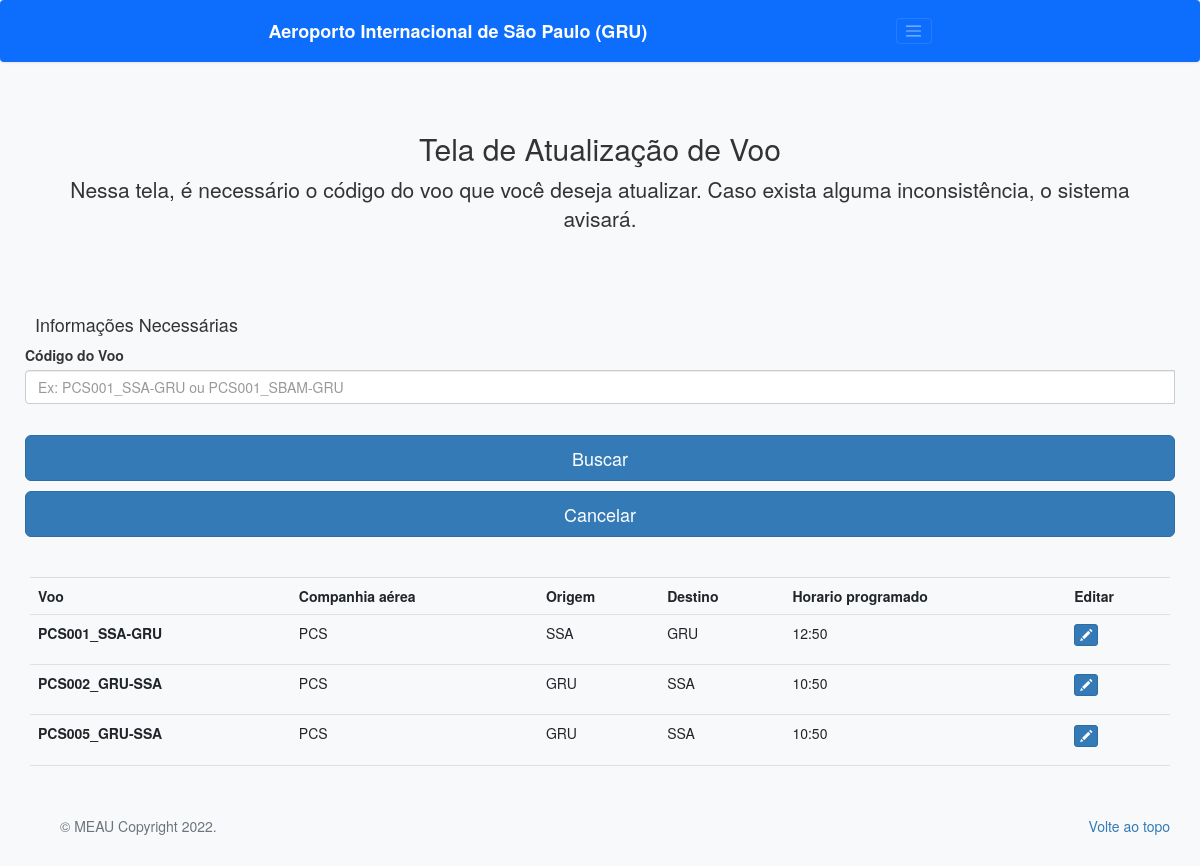
Before: /atualizar/ with the older database file.
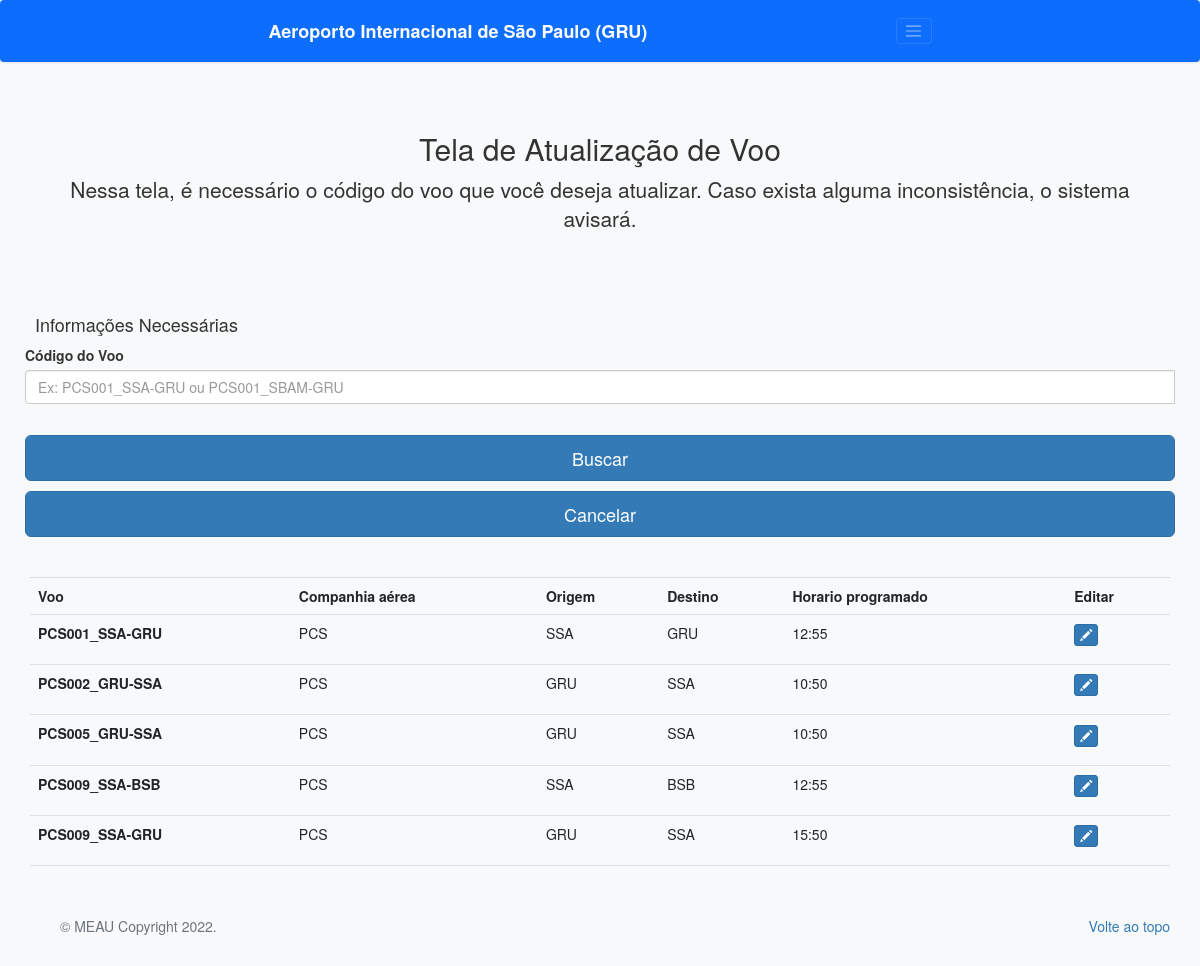
After: the same page with the newer database file.
### book/models.py (models this page shows, shortened)
class Voo(models.Model):
    id = models.AutoField(primary_key=True)
    codigoVoo = models.CharField(max_length=14, unique=True)
    companhia = models.CharField(max_length=20)
    origem = models.CharField(max_length=30)
    destino = models.CharField(max_length=30)
    horarioProgramado = models.TimeField()
    class Meta:
        db_table = 'voo'

### book/views.py (the view)
# urls.py: path('atualizar/', views.atualizar, name = "atualizar"),
def atualizar(request):
    historicos = Historico.objects.all()
    voos = Voo.objects.all()
    if request.method == 'POST':
        codigo = request.POST['buscaAtualizar']
        voos = voos.filter(codigoVoo__icontains=codigo)
    return render(request, "atualizar.html", {'voos': voos})

### template/atualizar.html (shortened to what the changed rows need)
<!doctype html>
<html lang="pt-br">
<head>
    <link href="../static/atualizar.css" rel="stylesheet">
    <link href="../static/css/bootstrap.min.css" rel="stylesheet">
    <link href="//maxcdn.bootstrapcdn.com/bootstrap/3.3.0/css/bootstrap.min.css" rel="stylesheet" id="bootstrap-css">
</head>
<body class="bg-light">
    <div class="container">
        <main>
            <div class="py-5 text-center">
                <h2>Tela de Atualização de Voo</h2>
            </div>
            <table class="table">
                  <tr>
                    <th scope="col">Voo</th>
                    <th scope="col">Companhia aérea</th>
                    <th scope="col">Origem</th>
                    <th scope="col">Destino</th>
                    <th scope="col">Horario programado</th>
                    <th scope="col">Editar</th>
                  </tr>
                {% for x in voos %}
                    <tr>
                        <th scope="row">{{ x.codigoVoo }}</th>
                        <td>{{ x.companhia }}</td>
                        <td>{{ x.origem }}</td>
                        <td>{{ x.destino }}</td>
                        <td>{{ x.horarioProgramado}}</td>
                        <td><p data-placement="top" data-toggle="tooltip" title="Editar"><a type = "input" name = "voo" href="{% url 'modificar' x.codigoVoo%}" class="btn btn-primary btn-xs" method="POST" ><span class="glyphicon glyphicon-pencil"></span></a></p></td>
                    </tr>
                {% endfor %}
              </table>
        </main>
    </div>
</body>
</html>

Changed rows visible on the page:
changed Voo "PCS001_SSA-GRU": horarioProgramado "12:50" → "12:55"
added Voo: codigoVoo "PCS009_SSA-BSB", companhia "PCS", origem "SSA", destino "BSB", horarioProgramado "12:55"
added Voo: codigoVoo "PCS009_SSA-GRU", companhia "PCS", origem "GRU", destino "SSA", horarioProgramado "15:50"
